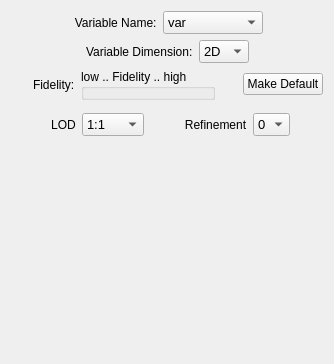
<?xml version="1.0" encoding="UTF-8"?>
<ui version="4.0">
 <class>ContourBasics</class>
 <widget class="QWidget" name="ContourBasics">
  <property name="geometry">
   <rect>
    <x>0</x>
    <y>0</y>
    <width>334</width>
    <height>364</height>
   </rect>
  </property>
  <property name="windowTitle">
   <string>Form</string>
  </property>
  <layout class="QHBoxLayout" name="horizontalLayout_5">
   <item>
    <layout class="QVBoxLayout" name="verticalLayout">
     <item>
      <layout class="QHBoxLayout" name="horizontalLayout_2">
       <item>
        <spacer name="horizontalSpacer_2">
         <property name="orientation">
          <enum>Qt::Horizontal</enum>
         </property>
         <property name="sizeHint" stdset="0">
          <size>
           <width>40</width>
           <height>20</height>
          </size>
         </property>
        </spacer>
       </item>
       <item>
        <widget class="QLabel" name="label_10">
         <property name="text">
          <string> Variable Name:</string>
         </property>
         <property name="alignment">
          <set>Qt::AlignCenter</set>
         </property>
        </widget>
       </item>
       <item>
        <widget class="QComboBox" name="variableCombo">
         <property name="sizePolicy">
          <sizepolicy hsizetype="Maximum" vsizetype="Fixed">
           <horstretch>0</horstretch>
           <verstretch>0</verstretch>
          </sizepolicy>
         </property>
         <property name="minimumSize">
          <size>
           <width>100</width>
           <height>0</height>
          </size>
         </property>
         <property name="font">
          <font>
           <family>MS Shell Dlg 2</family>
           <pointsize>10</pointsize>
          </font>
         </property>
         <property name="focusPolicy">
          <enum>Qt::ClickFocus</enum>
         </property>
         <property name="toolTip">
          <string>Specify name of variable used in contour lines</string>
         </property>
         <item>
          <property name="text">
           <string>var</string>
          </property>
         </item>
        </widget>
       </item>
       <item>
        <spacer name="horizontalSpacer_17">
         <property name="orientation">
          <enum>Qt::Horizontal</enum>
         </property>
         <property name="sizeHint" stdset="0">
          <size>
           <width>13</width>
           <height>19</height>
          </size>
         </property>
        </spacer>
       </item>
      </layout>
     </item>
     <item>
      <layout class="QHBoxLayout" name="horizontalLayout_3">
       <item>
        <spacer name="horizontalSpacer_3">
         <property name="orientation">
          <enum>Qt::Horizontal</enum>
         </property>
         <property name="sizeHint" stdset="0">
          <size>
           <width>40</width>
           <height>20</height>
          </size>
         </property>
        </spacer>
       </item>
       <item>
        <widget class="QLabel" name="label_9">
         <property name="statusTip">
          <string>Select either contours of 3D or 2D variables</string>
         </property>
         <property name="whatsThis">
          <string>&lt;html&gt;&lt;head/&gt;&lt;body&gt;&lt;p&gt;Isolines can be calculated from 3D variables along arbitrarily oriented planes, or from 2D variables along a horizontally oriented plane.&lt;/p&gt;&lt;/body&gt;&lt;/html&gt;</string>
         </property>
         <property name="text">
          <string>Variable Dimension:</string>
         </property>
        </widget>
       </item>
       <item>
        <widget class="QComboBox" name="dimensionCombo">
         <property name="minimumSize">
          <size>
           <width>50</width>
           <height>0</height>
          </size>
         </property>
         <property name="maximumSize">
          <size>
           <width>40</width>
           <height>16777215</height>
          </size>
         </property>
         <property name="font">
          <font>
           <pointsize>10</pointsize>
          </font>
         </property>
         <property name="toolTip">
          <string>Specify whether the contours are of 2D or 3D variables</string>
         </property>
         <property name="statusTip">
          <string>Select either contours of 3D or 2D variables</string>
         </property>
         <property name="whatsThis">
          <string>&lt;html&gt;&lt;head/&gt;&lt;body&gt;&lt;p&gt;Isolines can be calculated from 3D variables along arbitrarily oriented planes, or from 2D variables along a horizontally oriented plane.&lt;/p&gt;&lt;/body&gt;&lt;/html&gt;</string>
         </property>
         <item>
          <property name="text">
           <string>2D</string>
          </property>
         </item>
         <item>
          <property name="text">
           <string>3D</string>
          </property>
         </item>
        </widget>
       </item>
       <item>
        <spacer name="horizontalSpacer_15">
         <property name="orientation">
          <enum>Qt::Horizontal</enum>
         </property>
         <property name="sizeHint" stdset="0">
          <size>
           <width>13</width>
           <height>19</height>
          </size>
         </property>
        </spacer>
       </item>
      </layout>
     </item>
     <item>
      <layout class="QHBoxLayout" name="fidelityLayout">
       <item>
        <spacer name="horizontalSpacer_4">
         <property name="orientation">
          <enum>Qt::Horizontal</enum>
         </property>
         <property name="sizeHint" stdset="0">
          <size>
           <width>40</width>
           <height>20</height>
          </size>
         </property>
        </spacer>
       </item>
       <item>
        <widget class="QLabel" name="label_11">
         <property name="statusTip">
          <string>Select either contours of 3D or 2D variables</string>
         </property>
         <property name="whatsThis">
          <string>&lt;html&gt;&lt;head/&gt;&lt;body&gt;&lt;p&gt;Isolines can be calculated from 3D variables along arbitrarily oriented planes, or from 2D variables along a horizontally oriented plane.&lt;/p&gt;&lt;/body&gt;&lt;/html&gt;</string>
         </property>
         <property name="text">
          <string>Fidelity:</string>
         </property>
        </widget>
       </item>
       <item>
        <widget class="QGroupBox" name="fidelityBox">
         <property name="whatsThis">
          <string>The fidelity setting controls both refinement and LOD.  Click on the &quot;Set Default Fidelity&quot; button to establish a fidelity level that is interactive on the current platform.</string>
         </property>
         <property name="title">
          <string>low .. Fidelity .. high</string>
         </property>
        </widget>
       </item>
       <item>
        <spacer name="horizontalSpacer_5">
         <property name="orientation">
          <enum>Qt::Horizontal</enum>
         </property>
         <property name="sizeHint" stdset="0">
          <size>
           <width>40</width>
           <height>20</height>
          </size>
         </property>
        </spacer>
       </item>
       <item>
        <widget class="QPushButton" name="fidelityDefaultButton">
         <property name="toolTip">
          <string>&lt;!DOCTYPE HTML PUBLIC &quot;-//W3C//DTD HTML 4.0//EN&quot; &quot;http://www.w3.org/TR/REC-html40/strict.dtd&quot;&gt;
&lt;html&gt;&lt;head&gt;&lt;meta name=&quot;qrichtext&quot; content=&quot;1&quot; /&gt;&lt;style type=&quot;text/css&quot;&gt;
p, li { white-space: pre-wrap; }
&lt;/style&gt;&lt;/head&gt;&lt;body style=&quot; font-family:'MS Shell Dlg 2'; font-size:8pt; font-weight:400; font-style:normal;&quot;&gt;
&lt;p style=&quot; margin-top:0px; margin-bottom:0px; margin-left:0px; margin-right:0px; -qt-block-indent:0; text-indent:0px;&quot;&gt;Click to set default Fidelity to current LOD and Refinement levels.  The default can optionally be saved in user preferences.&lt;/p&gt;&lt;/body&gt;&lt;/html&gt;</string>
         </property>
         <property name="whatsThis">
          <string>The fidelity setting controls both refinement and LOD.  Click on the &quot;Set Default Fidelity&quot; button to establish a fidelity level that is interactive on the current platform.</string>
         </property>
         <property name="text">
          <string>Make Default</string>
         </property>
        </widget>
       </item>
       <item>
        <spacer name="horizontalSpacer_9">
         <property name="orientation">
          <enum>Qt::Horizontal</enum>
         </property>
         <property name="sizeHint" stdset="0">
          <size>
           <width>18</width>
           <height>20</height>
          </size>
         </property>
        </spacer>
       </item>
      </layout>
     </item>
     <item>
      <layout class="QHBoxLayout" name="horizontalLayout">
       <item>
        <spacer name="horizontalSpacer">
         <property name="orientation">
          <enum>Qt::Horizontal</enum>
         </property>
         <property name="sizeHint" stdset="0">
          <size>
           <width>40</width>
           <height>20</height>
          </size>
         </property>
        </spacer>
       </item>
       <item>
        <widget class="QLabel" name="textLabel1_13">
         <property name="toolTip">
          <string>Select the compression level of the current isoline/contour plane</string>
         </property>
         <property name="text">
          <string>LOD</string>
         </property>
         <property name="alignment">
          <set>Qt::AlignCenter</set>
         </property>
         <property name="wordWrap">
          <bool>false</bool>
         </property>
        </widget>
       </item>
       <item>
        <widget class="QComboBox" name="lodCombo">
         <property name="font">
          <font>
           <pointsize>10</pointsize>
          </font>
         </property>
         <property name="focusPolicy">
          <enum>Qt::ClickFocus</enum>
         </property>
         <property name="toolTip">
          <string>&lt;html&gt;&lt;head/&gt;&lt;body&gt;&lt;p&gt;Specify the approximation level (compression) for the data being used to calculate contour lines.&lt;/p&gt;&lt;/body&gt;&lt;/html&gt;</string>
         </property>
         <property name="whatsThis">
          <string>The Refinement parameter and (in the case of VDC2 data) the LOD parameter control the quality of the approximation used when visualizing a variable.  The Refinement parameter selects the grid resolutiion.  Coarser resolutions require less memory (RAM); less computation by the visualization algorithms; and for VDC1 data, less storage space on disk, therefore less time to read the data.  For VDC2 data the Refinement level has no impact on disk storage.  The LOD parameter, which is only available for VDC2 data sets, selects a compression level.  Variables with greater compression require less disk storage and can thus be read from disk by vaporgui more quickly, but have no impact on memory  (RAM) or computation time required by the visualziation algorithms.  For both LOD and Refinement, level 0 corresponds to the coarsest approximation available.</string>
         </property>
         <property name="maxCount">
          <number>5</number>
         </property>
         <item>
          <property name="text">
           <string>1:1</string>
          </property>
         </item>
         <item>
          <property name="text">
           <string>10:1</string>
          </property>
         </item>
         <item>
          <property name="text">
           <string>100:1</string>
          </property>
         </item>
        </widget>
       </item>
       <item>
        <spacer name="spacer111">
         <property name="orientation">
          <enum>Qt::Horizontal</enum>
         </property>
         <property name="sizeType">
          <enum>QSizePolicy::Expanding</enum>
         </property>
         <property name="sizeHint" stdset="0">
          <size>
           <width>30</width>
           <height>20</height>
          </size>
         </property>
        </spacer>
       </item>
       <item>
        <widget class="QLabel" name="textLabel1_2">
         <property name="toolTip">
          <string>Select the refinement level (resolution) of the current isoline/contour plane</string>
         </property>
         <property name="text">
          <string>Refinement</string>
         </property>
         <property name="alignment">
          <set>Qt::AlignCenter</set>
         </property>
         <property name="wordWrap">
          <bool>false</bool>
         </property>
        </widget>
       </item>
       <item>
        <widget class="QComboBox" name="refinementCombo">
         <property name="font">
          <font>
           <pointsize>10</pointsize>
          </font>
         </property>
         <property name="focusPolicy">
          <enum>Qt::ClickFocus</enum>
         </property>
         <property name="toolTip">
          <string>&lt;html&gt;&lt;head/&gt;&lt;body&gt;&lt;p&gt;Select the refinement level (resolution) of the data used to calculate contour lines.&lt;/p&gt;&lt;/body&gt;&lt;/html&gt;</string>
         </property>
         <property name="whatsThis">
          <string>The Refinement parameter and (in the case of VDC2 data) the LOD parameter control the quality of the approximation used when visualizing a variable.  The Refinement parameter selects the grid resolutiion.  Coarser resolutions require less memory (RAM); less computation by the visualization algorithms; and for VDC1 data, less storage space on disk, therefore less time to read the data.  For VDC2 data the Refinement level has no impact on disk storage.  The LOD parameter, which is only available for VDC2 data sets, selects a compression level.  Variables with greater compression require less disk storage and can thus be read from disk by vaporgui more quickly, but have no impact on memory  (RAM) or computation time required by the visualziation algorithms.  For both LOD and Refinement, level 0 corresponds to the coarsest approximation available.</string>
         </property>
         <property name="maxCount">
          <number>5</number>
         </property>
         <item>
          <property name="text">
           <string>0</string>
          </property>
         </item>
         <item>
          <property name="text">
           <string>1</string>
          </property>
         </item>
         <item>
          <property name="text">
           <string>2</string>
          </property>
         </item>
         <item>
          <property name="text">
           <string>3</string>
          </property>
         </item>
         <item>
          <property name="text">
           <string>5</string>
          </property>
         </item>
        </widget>
       </item>
       <item>
        <spacer name="spacer110">
         <property name="orientation">
          <enum>Qt::Horizontal</enum>
         </property>
         <property name="sizeType">
          <enum>QSizePolicy::Expanding</enum>
         </property>
         <property name="sizeHint" stdset="0">
          <size>
           <width>13</width>
           <height>38</height>
          </size>
         </property>
        </spacer>
       </item>
      </layout>
     </item>
     <item>
      <spacer name="verticalSpacer">
       <property name="orientation">
        <enum>Qt::Vertical</enum>
       </property>
       <property name="sizeHint" stdset="0">
        <size>
         <width>20</width>
         <height>40</height>
        </size>
       </property>
      </spacer>
     </item>
    </layout>
   </item>
  </layout>
 </widget>
 <resources/>
 <connections/>
</ui>
